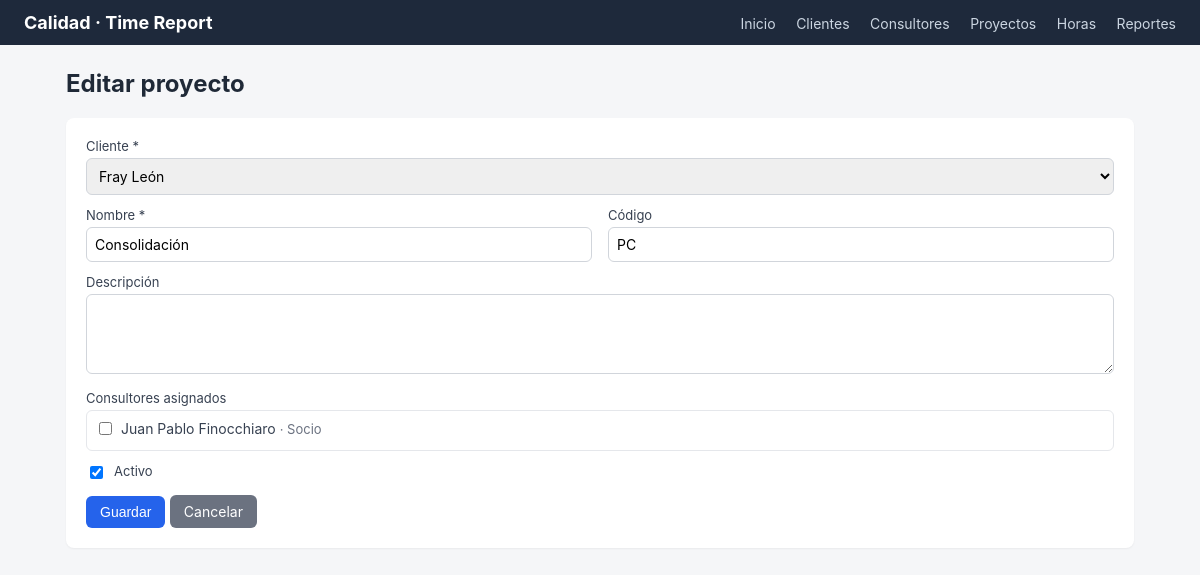
The page /projects/2/edit on the database its author committed.
### models.py (models this page shows)
class Project(db.Model):
    __tablename__ = "projects"
    id = db.Column(db.Integer, primary_key=True)
    name = db.Column(db.String(120), nullable=False)
    code = db.Column(db.String(40))
    description = db.Column(db.Text)
    active = db.Column(db.Boolean, default=True, nullable=False)
    client_id = db.Column(db.Integer, db.ForeignKey("clients.id"), nullable=False)
    time_entries = db.relationship(
        "TimeEntry", backref="project", cascade="all, delete-orphan", lazy=True
    )
    consultants = db.relationship(
        "Consultant", secondary=project_consultants, back_populates="projects"
    )

class Client(db.Model):
    __tablename__ = "clients"
    id = db.Column(db.Integer, primary_key=True)
    name = db.Column(db.String(120), nullable=False, unique=True)
    contact = db.Column(db.String(120))
    notes = db.Column(db.Text)
    active = db.Column(db.Boolean, default=True, nullable=False)
    projects = db.relationship(
        "Project", backref="client", cascade="all, delete-orphan", lazy=True
    )

class Consultant(db.Model):
    __tablename__ = "consultants"
    id = db.Column(db.Integer, primary_key=True)
    name = db.Column(db.String(120), nullable=False, unique=True)
    email = db.Column(db.String(120))
    role = db.Column(db.String(120))
    notes = db.Column(db.Text)
    active = db.Column(db.Boolean, default=True, nullable=False)
    projects = db.relationship(
        "Project", secondary=project_consultants, back_populates="consultants"
    )

### app.py (the view, shortened to what this page needs)
    @app.route("/projects/<int:project_id>/edit", methods=["GET", "POST"])
    def projects_edit(project_id):
        project = Project.query.get_or_404(project_id)
        clients = Client.query.order_by(Client.name).all()
        consultants = Consultant.query.order_by(Consultant.name).all()
        return render_template(
            "projects/form.html", project=project, clients=clients,
            consultants=consultants,
            selected_consultant_ids={c.id for c in project.consultants},
        )

### templates/projects/form.html (shortened to what this page needs)
{% extends "base.html" %}
{% block content %}
<h2>{{ 'Editar proyecto' if project else 'Nuevo proyecto' }}</h2>
<div class="card">
  <form method="post">
    <div class="field">
      <label>Cliente *</label>
      <select name="client_id" required>
        {% for c in clients %}
          <option value="{{ c.id }}" {% if project and project.client_id == c.id %}selected{% endif %}>
            {{ c.name }}{% if not c.active %} (inactivo){% endif %}
          </option>
        {% endfor %}
      </select>
    </div>
    <div class="row">
      <div class="field">
        <label>Nombre *</label>
        <input type="text" name="name" required value="{{ project.name if project else '' }}">
      </div>
      <div class="field">
        <label>Código</label>
        <input type="text" name="code" value="{{ project.code if project and project.code else '' }}">
      </div>
    </div>
    <div class="field">
      <label>Descripción</label>
      <textarea name="description">{{ project.description if project and project.description else '' }}</textarea>
    </div>
    <div class="field">
      <label>Consultores asignados</label>
      {% if consultants %}
        <div class="consultant-grid">
          {% for c in consultants %}
            <label class="consultant-pick">
              <input type="checkbox" name="consultant_ids" value="{{ c.id }}"
                     {% if c.id in selected_consultant_ids %}checked{% endif %}>
              <span>{{ c.name }}{% if c.role %} <em class="muted">· {{ c.role }}</em>{% endif %}
              </span>
            </label>
          {% endfor %}
        </div>
      {% else %}
        <p class="muted">No hay consultores cargados. <a href="{{ url_for('consultants_new') }}">Crear uno</a>.</p>
      {% endif %}
    </div>
    <div class="field checkbox-row">
      <input type="checkbox" id="active" name="active" {% if not project or project.active %}checked{% endif %}>
      <label for="active">Activo</label>
    </div>
    <button class="btn" type="submit">Guardar</button>
    <a class="btn secondary" href="{{ url_for('projects_list') }}">Cancelar</a>
  </form>
</div>
{% endblock %}

### static/style.css (style rules this page uses)
* { box-sizing: border-box; }
body { font-family: -apple-system, "Segoe UI", Roboto, sans-serif; margin: 0; background: #f5f6f8; color: #1f2937; }
h2 { margin-top: 0; }
.card { background: #fff; border-radius: 8px; padding: 20px; box-shadow: 0 1px 2px rgba(0,0,0,0.05); margin-bottom: 16px; }
.btn { display: inline-block; padding: 8px 14px; border-radius: 6px; border: none; background: #2563eb; color: #fff; text-decoration: none; cursor: pointer; font-size: 14px; }
.btn.secondary { background: #6b7280; }
form .field { margin-bottom: 12px; }
form label { display: block; font-size: 13px; margin-bottom: 4px; color: #374151; }
form input[type=text], form input[type=number], form input[type=date], form select, form textarea { width: 100%; padding: 8px; border: 1px solid #d1d5db; border-radius: 6px; font-size: 14px; font-family: inherit; }
form textarea { min-height: 80px; }
.checkbox-row { display: flex; align-items: center; gap: 8px; }
.checkbox-row input { width: auto; }
.row { display: flex; gap: 16px; flex-wrap: wrap; }
.row .field { flex: 1; min-width: 160px; }
.muted { color: #6b7280; font-size: 13px; }
.consultant-grid { display: grid; grid-template-columns: repeat(auto-fill, minmax(220px, 1fr)); gap: 6px 12px; padding: 8px; border: 1px solid #e5e7eb; border-radius: 6px; max-height: 220px; overflow-y: auto; }
.consultant-pick { display: flex; align-items: center; gap: 6px; font-size: 14px; cursor: pointer; }
.consultant-pick input { width: auto; }
.consultant-pick em { font-style: normal; }

### rows shown on the page
Project: client_id "Fray León", name "Consolidación", code "PC", active "☑"
Consultant: name "Juan Pablo Finocchiaro", role "Socio"

### other values the page prints
{{ 'Editar proyecto' if project else 'Nuevo proyecto' }} "Editar proyecto"
